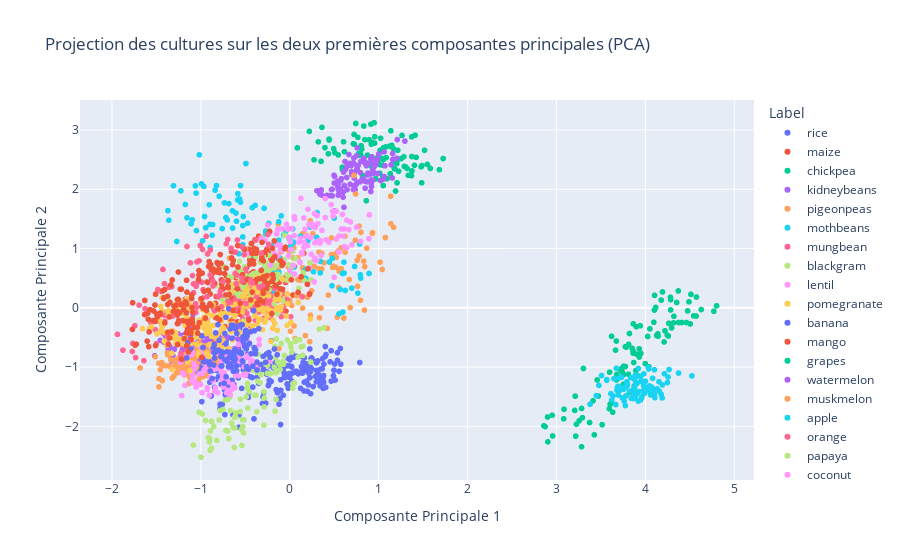

Source (notebook cell):
### Code cell
import plotly.express as px

# Création du graphique de dispersion pour les deux premières composantes principales
fig = px.scatter(
    pca_df, x='PCA1', y='PCA2',
    color='Label',
    title="Projection des cultures sur les deux premières composantes principales (PCA)",
    labels={'PCA1': 'Composante Principale 1', 'PCA2': 'Composante Principale 2'}
)

# Affichage du graphique
fig.show()
